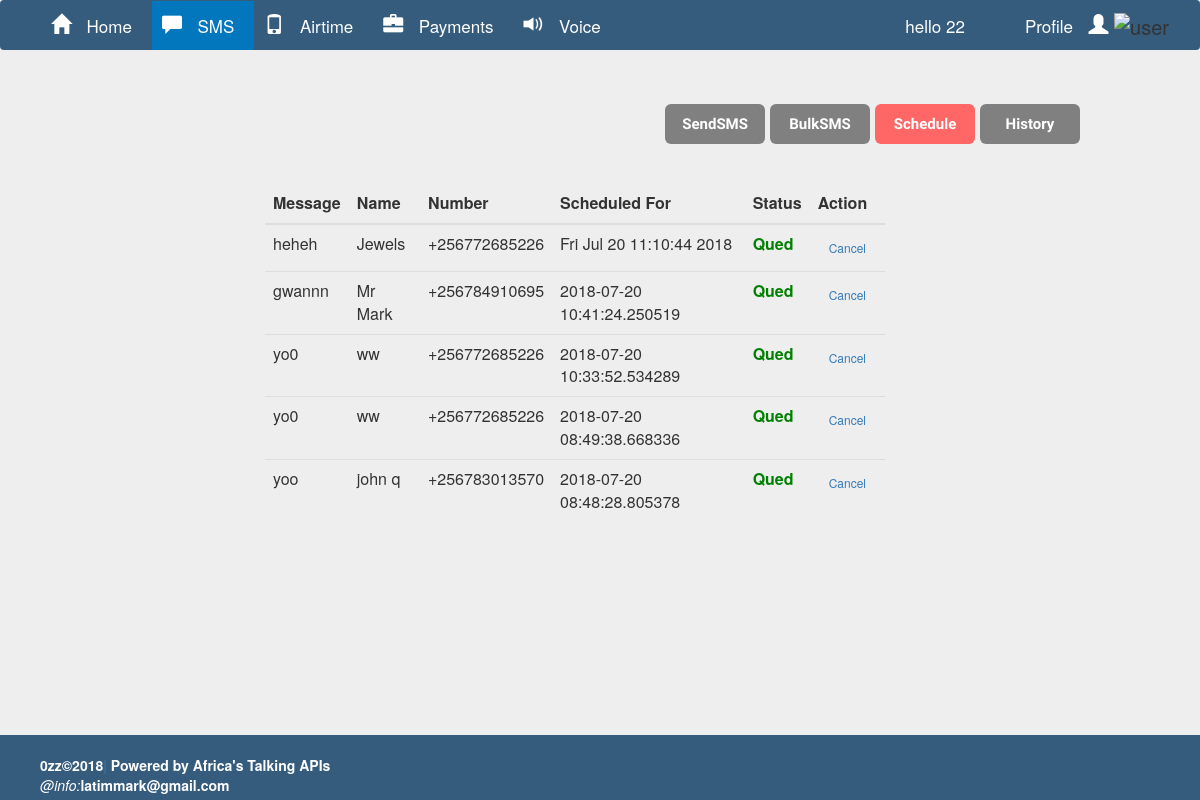
/sms/sms_schedule/ (signed in), run on the app's committed database.
### sms/models.py (models this page shows, shortened)
class Schedule(models.Model):
	id = models.AutoField(primary_key=True)
	date = models.DateTimeField(auto_now_add=True)
	time = models.CharField(max_length=25)
	name = models.CharField(max_length=25)
	message = models.CharField(max_length=255)
	number = models.CharField(max_length=25)

### sms/views.py (the view, shortened to what this page needs)
@login_required
def sms_schedule(request):
   if request.method == "GET":
      stats = Schedule.objects.order_by("-time")
      return render(request, 'sms/sms_schedule.html',{'stats':stats})

### templates/sms/sms_schedule.html (shortened to what this page needs)
{% extends 'includes/newbes.html' %}
{% load staticfiles %}
{% block body_block %}
<head>
    <link rel="stylesheet" href="{% static 'css/my.css' %}">
</head>
<div style="padding-top:2%;">
    <br>
     <h3>
        <a href="{% url 'send_sms' %}" id="buttn" class="btn btn-lg">
          <b>SendSMS</b>
        </a>
        <a href="{% url 'bulks' %}" id="buttn" class="btn btn-lg">
           <b>BulkSMS</b>
        </a>
        <a href="{% url 'sms_schedule' %}" id="active" class="btn btn-lg">
           <b>Schedule</b>
        </a>
        <a href="{% url 'smshistory' %}" id="buttn" class="btn btn-lg">
           <b>History</b>
        </a>
     </h3>
	<div id="tad">
			<form  name="formt" id="formt" action="{% url 'send_sms'  %}">
			<div style="margin-top:100;" class="page-wrapper">
            <div class="container-fluid">
                <div  class="row">
                    <div  class="col-lg-12 col-xlg-12 col-md-12">
                        <div  class="card">
                            <div  class="card-block">
                                <div  class="table-responsive">
                                    <table class="table">
                                        <thead>
                                            <tr>
                                                <th>Message</th>
                                                <th>Name</th>
                                                <th>Number</th>
                                                <th>Scheduled For</th>
                                                <th>Status</th>
                                                <th>Action</th>
                                            </tr>
                                        </thead>
                                        <tbody>
                                        	{% if stats %}
			    								{% for stat in stats %}
													<tr>
														<td>{{stat.message}}</td>
														<td>{{stat.name}}</td>
														<td>{{stat.number}}</td>
														<td>{{stat.time}}</td>
														<td><b style="color:green;">Qued</b></td>
														<td><a class="btn btn-sm" href="#">Cancel</a></td>
													</tr>
												{% endfor %}
											{% else %}
			 									<tr>
			  										<td>Nothing scheduled</td>
			  									</tr>
											{% endif %}
                                        </tbody>
                                    </table>
                                </div>
                            </div>
                        </div>
                                </div>
                            </div>
                        </div>
                    </div>
                </div>
            </div>
		</div>
{% endblock %}

### templates/includes/topnav.html (shortened to what this page needs)
{% load staticfiles %}
  <head>
    <link rel="stylesheet" href="{% static 'css/my.css' %}">
    <link rel="stylesheet" href="https://maxcdn.bootstrapcdn.com/bootstrap/3.3.7/css/bootstrap.min.css">
</head>
<nav  class="navbar navbar-expand-bg bg-light" >
<ul id="nav_bar">
  {% if request.user.is_authenticated %}
  <li id="home" class="left">
    <a class="butt" href="{% url 'dashboard' %}">
      <b  class="glyphicon glyphicon-home">
      </b>
      <small>Home</small>
    </a>
  </li>
  <li id="sms" class="left" >
    <a href="{% url 'sms_tiles' %}"  class="butt">
      <b id="icons" class="glyphicon glyphicon-comment">
      </b>
      <small>SMS</small>
    </a>
  </li>
  <li id="airtime" class="left">
    <a class="butt" href="{% url 'at_tiles' %}">
      <b id="icons" class="glyphicon glyphicon-phone">
      </b>
      <small>Airtime</small>
    </a>
  </li>
  <li id="payments" class="left">
    <a class="butt" href="{% url 'payment_tiles' %}">
      <i  id="icons"  class="glyphicon glyphicon-briefcase">
      </i>
      <small>Payments</small>
    </a>
  </li>
  <li id="voice" class="left" >
    <a href="{% url 'voice_tiles' %}">
      <i  id="icons"  class="glyphicon glyphicon-volume-up">
      </i>
      <small>Voice</small>
    </a>
  </li>
  <li id="profile" class="right">
    <a class="butt" href="{% url 'profile' %}" >
      <small>Profile</small>
      <i  id="icons"  class="glyphicon glyphicon-user">
      </i>
    </a>
    <img src="#" alt="user" class="profile-pic m-r-10" />
  </li>
  <li id="right">
    <small>hello {{ request.user.username }}</small>
  </li>
  {% endif %}
</nav>
</html>

### static/css/my.css (style rules this page uses)
h3 { font-family: 'Cardo'; font-size: 15pt; margin-right:200; height:30; }
body { background:#ffebee; }

### templates/includes/topnav.html (style rules this page uses)
body { margin: 0; }
#icons { font-size:20; color:white ; }
ul b { color:white; }
nav { background:#355C7D; height:50; width: 100%; }
.right { float:right; margin-right:20; padding:10; font-size:20; }
#right { float:right; margin-right:20; padding:10; font-size:20; }
small { color:white; padding: 10; }
.left { float:left; padding:10; font-size:20; }

### templates/sms/sms_schedule.html (style rules this page uses)
#active { background:#ff6666; height:40; text-align:center; color:white; font-size: 15; width:100; text-align: center; }
#buttn { height:40; width:100; color:white; font-size: 15; background: #808080; }
#formt { margin-right:300; text-align:center; margin-left:250; }
h3 { float:right; margin-right:10%; }
#sms { background: #0277bd; }

### templates/includes/footer.html (style rules this page uses)
ul { list-style-type: none; }
li { float:left; }

### templates/includes/newbes.html (style rules this page uses)
body { background:#eeeeee; }

### data on the page
Schedule: message "heheh", name "Jewels", number "+256772685226", time "Fri Jul 20 11:10:44 2018"
Schedule: message "gwannn", name "Mr Mark", number "+256784910695", time "2018-07-20 10:41:24.250519"
Schedule: message "yo0", name "ww", number "+256772685226", time "2018-07-20 10:33:52.534289"
Schedule: message "yo0", name "ww", number "+256772685226", time "2018-07-20 08:49:38.668336"
Schedule: message "yoo", name "john q", number "+256783013570", time "2018-07-20 08:48:28.805378"

### other printed values
{{ request.user.username }} "22"
